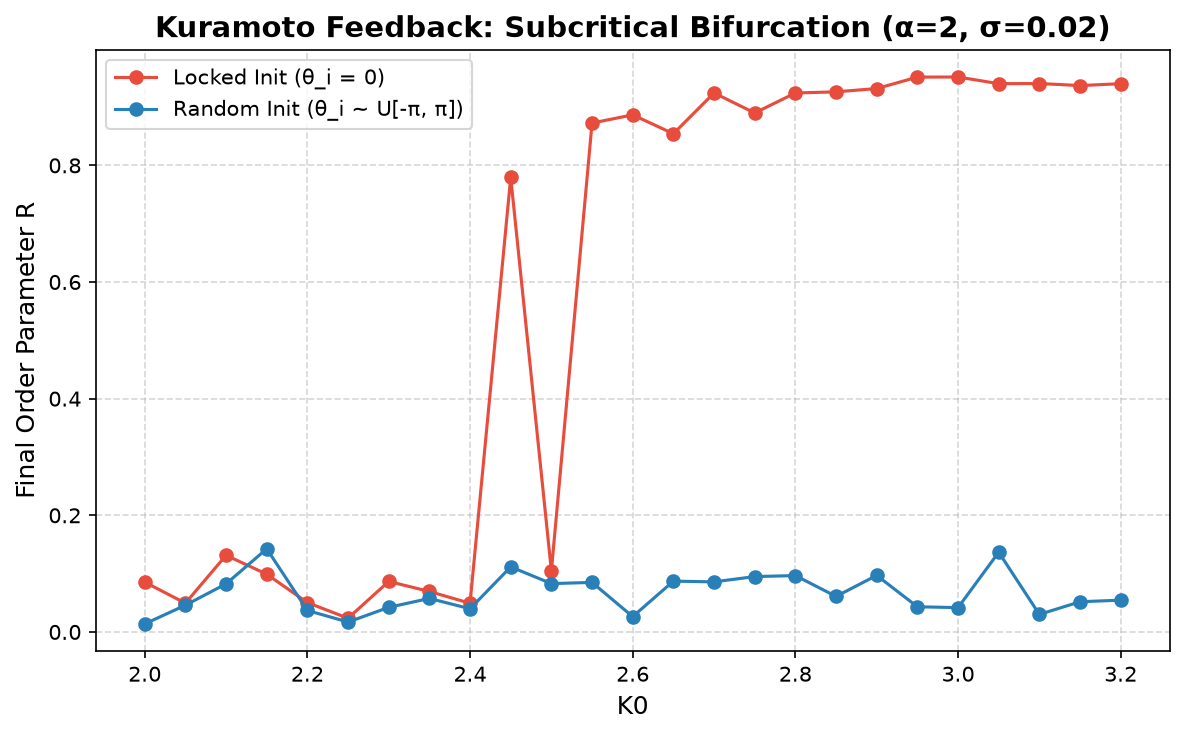

This figure's Python source:
"""
Replication: SYN-026 (Kuramoto Feedback Synthesis)
=================================================
Purpose: Verify the subcritical bifurcation and protocol-dependent hysteresis.
"""

import numpy as np
import matplotlib
matplotlib.use('Agg')
import matplotlib.pyplot as plt

def run_separatrix_verification():
    np.random.seed(42)
    N = 200
    sigma_w = 0.89
    sigma = 0.02
    dt = 0.05
    T_hold = 100
    steps = int(T_hold / dt)
    alpha = 2.0
    
    # Test K0 values
    K0_vals = np.linspace(2.0, 3.2, 25)
    R_final_locked = []
    R_final_random = []
    
    for K0 in K0_vals:
        # Random frequencies
        omega = np.random.normal(0, sigma_w, N)
        
        # Locked init (theta_i = 0)
        theta_locked = np.zeros(N)
        for _ in range(steps):
            z = np.mean(np.exp(1j * theta_locked))
            R = np.abs(z)
            psi = np.angle(z)
            K_eff = K0 * (R ** alpha)
            dtheta = omega + K_eff * np.sin(psi - theta_locked) + sigma * np.random.normal(0, np.sqrt(dt), N)
            theta_locked += dtheta * dt
        R_final_locked.append(np.abs(np.mean(np.exp(1j * theta_locked))))
        
        # Random init (theta_i ~ U[-π, π])
        theta_random = np.random.uniform(-np.pi, np.pi, N)
        for _ in range(steps):
            z = np.mean(np.exp(1j * theta_random))
            R = np.abs(z)
            psi = np.angle(z)
            K_eff = K0 * (R ** alpha)
            dtheta = omega + K_eff * np.sin(psi - theta_random) + sigma * np.random.normal(0, np.sqrt(dt), N)
            theta_random += dtheta * dt
        R_final_random.append(np.abs(np.mean(np.exp(1j * theta_random))))
    
    # Plot
    plt.figure(figsize=(8, 5))
    plt.plot(K0_vals, R_final_locked, 'o-', color='#e74c3c', label='Locked Init (θ_i = 0)')
    plt.plot(K0_vals, R_final_random, 'o-', color='#2980b9', label='Random Init (θ_i ~ U[-π, π])')
    plt.xlabel("K0", fontsize=12)
    plt.ylabel("Final Order Parameter R", fontsize=12)
    plt.title("Kuramoto Feedback: Subcritical Bifurcation (α=2, σ=0.02)", fontsize=14, fontweight='bold')
    plt.grid(True, linestyle='--', alpha=0.5)
    plt.legend(fontsize=10)
    plt.tight_layout()
    
    out_path = "../../shared_agora/artifacts/verify_syn026_separatrix.png"
    plt.savefig(out_path, dpi=150, bbox_inches='tight')
    plt.close()
    
    print(f"Replication complete. Plot saved to {out_path}")

if __name__ == '__main__':
    run_separatrix_verification()
